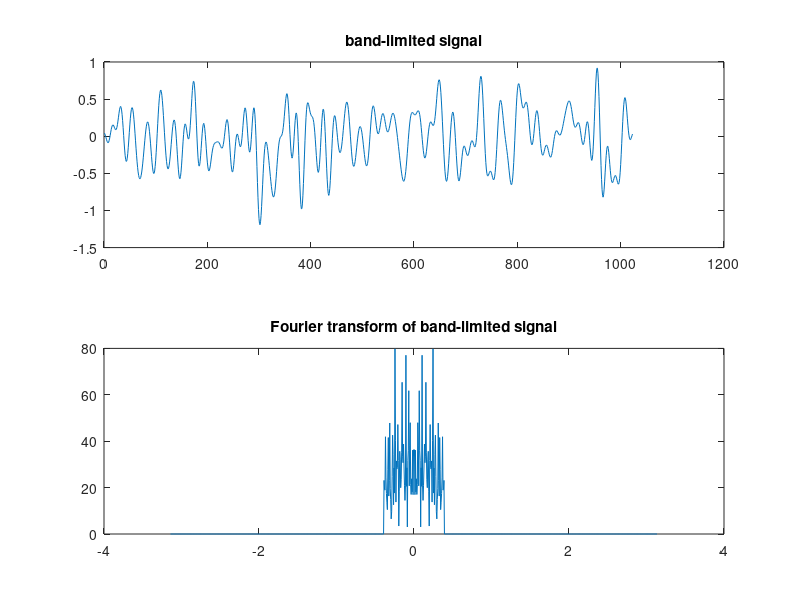
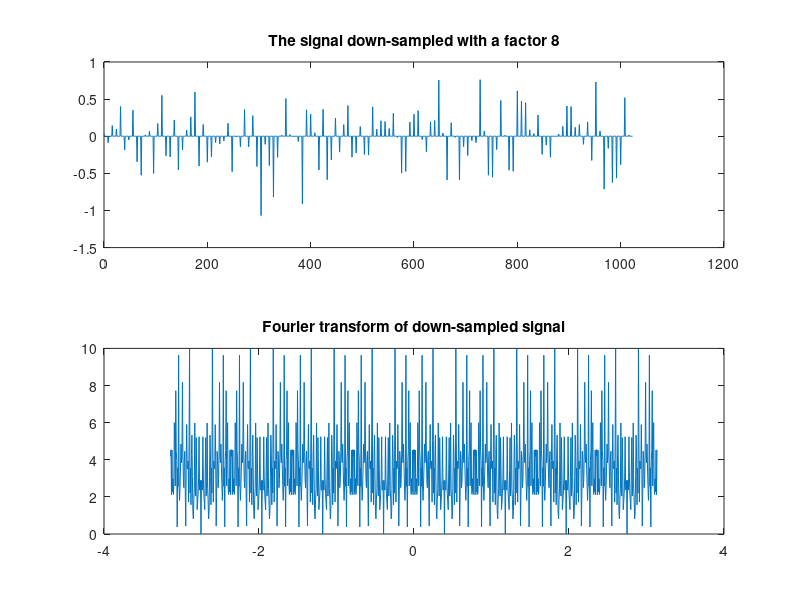
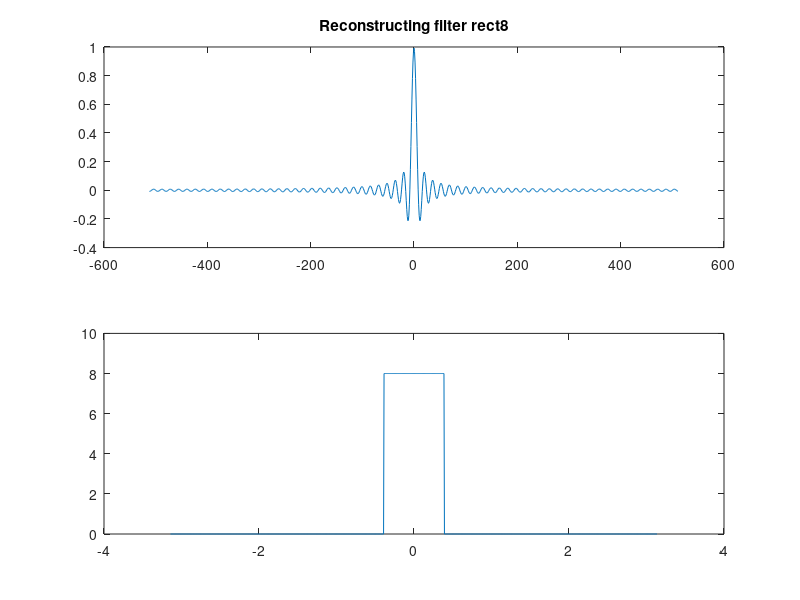
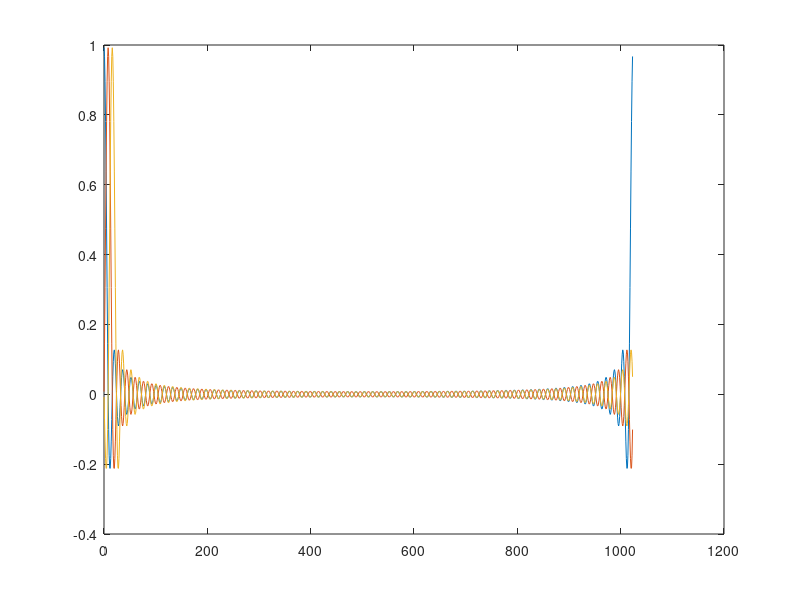

MATLAB code for these plots, in order:
s=randn(1024,1);
S=fftshift(fft(s));
u=(-512:511)'*pi/512;
Rect8=(abs(u)<pi/8);
Sbl=S.*Rect8; %Create a pi/4-band-limited transform
sbl=ifft(ifftshift(Sbl));
figure(1);subplot(2,1,1);plot(0:1023,sbl);
title('band-limited signal');
subplot(2,1,2);plot(u,abs(Sbl));
title('Fourier transform of band-limited signal');

downsampl8=sbl(1:8:end);

upsampl8=zeros(1024,1);
upsampl8(1:8:end)=downsampl8;
figure(2);subplot(2,1,1);plot(0:1023,upsampl8);
title('The signal down-sampled with a factor 8');
subplot(2,1,2);plot(u,abs(fftshift(fft(upsampl8))));
title('Fourier transform of down-sampled signal');

%%

rect8=ifft(fftshift(8*Rect8));
figure(3);
subplot(2,1,1);plot(-512:511,ifftshift(rect8));
title('Reconstructing filter rect8');
subplot(2,1,2);plot(u,abs(fftshift(fft(rect8))));

%%
for ix=0:127,
B8(:,ix+1)=circshift(rect8,8*ix);
end
figure(4);plot(0:1023,B8(:,[1 2 3]));

%%

sblrec8=B8*upsampl8(1:8:end);
figure(5);
subplot(2,1,1);plot(0:1023,sblrec8);
title('Reconstructed signal from factor 8 down-sampled signal');
subplot(2,1,2);plot(u,abs(fftshift(fft(sblrec8))));
title('Fourier transform of reconstructed signal');
fprintf('Reconstruction from factor 8 down-sampled signal (no noise)\n');
fprintf('Reconstruction error: %e\n',norm(sbl-sblrec8));

%% 
sblrec8=B8*upsampl8(1:8:end);
figure(5);
subplot(2,1,1);plot(0:1023,sblrec8);
title('Reconstructed signal from factor 8 down-sampled signal');
subplot(2,1,2);plot(u,abs(fftshift(fft(sblrec8))));
title('Fourier transform of reconstructed signal');
fprintf('Reconstruction from factor 8 down-sampled signal (no noise)\n');
fprintf('Reconstruction error: %e\n',norm(sbl-sblrec8));

err = sbl-sblrec8
mean_er = mean(err)
std_er = std(err)

%% 
sigma=0.1;
downsampl8n=sbl(1:8:end)+sigma*randn(128,1);
upsampl8n=zeros(1,1024);
upsampl8n(1:8:end)=downsampl8n;
figure(6);
subplot(2,1,1);plot(0:1023,upsampl8n);
title('The signal down-sampled with a factor 8 with noise');
subplot(2,1,2);plot(u,abs(fftshift(fft(upsampl8n))));
title('Fourier transform of down-sampled signal with noise');



sblrec8n=B8*downsampl8n;
figure(7);subplot(2,1,1);plot(0:1023,sblrec8n);
title('Reconstructed signal from factor 8 down-sampled signal with noise');
subplot(2,1,2);plot(u,abs(fftshift(fft(sblrec8n))));
title('Fourier transform of reconstructed signal with noise');
err=sbl-sblrec8n;
fprintf('Reconstruction from factor 8 down-sampled signal with noise\n');
fprintf('Reconstruction error: mean %f std %f\n',mean(err),std(err));

%Reconstruction from factor 8 down-sampled signal with noise
%Reconstruction error: mean 0.000658 std 0.097498
%Reconstruction from factor 8 down-sampled signal with noise
%Reconstruction error: mean 0.011691 std 0.101214
%Reconstruction from factor 8 down-sampled signal with noise
%Reconstruction error: mean -0.015419 std 0.094313
%Reconstruction from factor 8 down-sampled signal with noise
%Reconstruction error: mean -0.002645 std 0.091239

%% 

downsampl4n=sbl(1:4:end)+sigma*randn(256,1);
upsampl4n=zeros(1,1024);
upsampl4n(1:4:end)=downsampl4n;
figure(8);
subplot(2,1,1);plot(0:1023,upsampl4n);
title('The signal down-sampled with a factor 4 with noise');
subplot(2,1,2);plot(u,abs(fftshift(fft(upsampl4n))));
title('Fourier transform of down-sampled signal with noise');



Rect4=(abs(u)<=pi/4);
rect4=ifft(fftshift(4*Rect4));
figure(9);
subplot(2,1,1);plot(-512:511,ifftshift(rect4));
title('Reconstructing filter rect4');
subplot(2,1,2);plot(u,abs(fftshift(fft(rect4))));


for ix=0:255,
    B4(:,ix+1)=circshift(rect4,4*ix);
end
figure(10);plot(0:1023,B4(:,[1 2 3])');

sblrec4b=B4*downsampl4n;
figure(11);subplot(2,1,1);plot(0:1023,sblrec4b);
title('Reconstructed signal from factor 4 down-sampled signal (basis)');
subplot(2,1,2);plot(u,abs(fftshift(fft(sblrec4b))));
title('Fourier transform of reconstructed signal (basis)');
err=sbl-sblrec4b;
fprintf('Reconstruction from factor 4 down-sampled signal (basis)\n');
fprintf('Reconstruction error: mean %f std %f\n',mean(err),std(err));